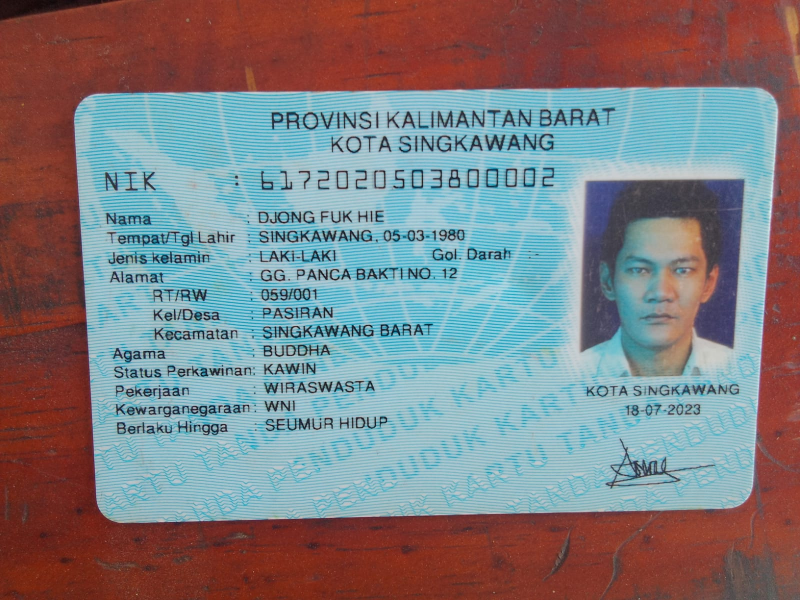
#> input picture input/WhatsApp Image 2026-09-16 at 16.24.58.jpeg, 1600 x 1200 px (shown at 1/2 size)
$ python -i outer_region_recovery_pr6.py   (imports and definitions only)
#> lines starting #> are read from the running program, lines starting #| are printed output that depends on the picture; after the words box and inside, x2 and y2 are one past the last pixel; in counts of white or black regions, pixels touching at a corner belong together
#> further down, picture is the input picture: shape (1200, 1600, 3); mean B, G, R 129.5, 125.8, 126.8
### autodocscanner/core/quad_validation.py
"""Shared, conservative four-corner geometry checks for offline KTP experiments.

This module does NOT establish that a quadrilateral actually surrounds a KTP.
It intentionally avoids image-specific coordinates, names, and color assumptions.
"""
from __future__ import annotations

import cv2
import numpy as np


def validate_quad(corners, image_shape, *, min_area_ratio=0.015,
                  max_area_ratio=0.985, min_side_px=12):
    """Return (valid, reasons, measurements) in original-image coordinates.

    Geometry-only checks. Frame-adjacent quads are flagged, not automatically
    rejected: a tightly photographed KTP can genuinely fill the photograph.
    """
    reasons = []
    metrics = {}
    if len(image_shape) < 2:
        return False, ["invalid_image_shape"], metrics
    h, w = map(int, image_shape[:2])
    if h <= 0 or w <= 0:
        return False, ["invalid_image_shape"], metrics
    try:
        quad = np.asarray(corners, dtype=np.float64)
    except (TypeError, ValueError):
        return False, ["invalid_points"], metrics
    if quad.shape != (4, 2) or not np.isfinite(quad).all():
        return False, ["invalid_points"], metrics

    # Order cyclically; this also makes convexity and side checks independent
    # of which vertex is supplied first.
    center = quad.mean(axis=0)
    angles = np.arctan2(quad[:, 1] - center[1], quad[:, 0] - center[0])
    ordered = quad[np.argsort(angles)]
    lengths = np.linalg.norm(np.roll(ordered, -1, axis=0) - ordered, axis=1)
    metrics["min_side_px"] = float(lengths.min())
    if (lengths < min_side_px).any():
        reasons.append("short_or_duplicate_side")

    quad32 = ordered.astype(np.float32)
    if not cv2.isContourConvex(quad32):
        reasons.append("non_convex")
    area_ratio = abs(float(cv2.contourArea(quad32))) / float(h * w)
    metrics["area_ratio"] = area_ratio
    if area_ratio < min_area_ratio:
        reasons.append("area_too_small")
    if area_ratio > max_area_ratio:
        reasons.append("area_too_large")

    # Allow a small scale-relative extrapolation from line intersections.
    # Record its magnitude separately; never silently clip corners.
    tolerance_x = max(2.0, w * 0.02)
    tolerance_y = max(2.0, h * 0.02)
    excess_x = np.maximum.reduce([np.zeros(4), -quad[:, 0], quad[:, 0] - (w - 1)])
    excess_y = np.maximum.reduce([np.zeros(4), -quad[:, 1], quad[:, 1] - (h - 1)])
    metrics["outside_excess_px"] = float(max(excess_x.max(), excess_y.max()))
    metrics["slight_extrapolation"] = bool((excess_x > 0).any() or (excess_y > 0).any())
    if ((quad[:, 0] < -tolerance_x) | (quad[:, 0] > (w - 1 + tolerance_x)) |
        (quad[:, 1] < -tolerance_y) | (quad[:, 1] > (h - 1 + tolerance_y))).any():
        reasons.append("outside_image")

    # An informative warning, not a reason for rejection.
    margin = min(h, w) * 0.015
    near = ((quad[:, 0] <= margin) | (quad[:, 0] >= w - 1 - margin) |
            (quad[:, 1] <= margin) | (quad[:, 1] >= h - 1 - margin))
    metrics["near_frame_vertex_count"] = int(near.sum())
    metrics["frame_suspect"] = bool(area_ratio > 0.82 and near.sum() >= 2)
    return not reasons, reasons, metrics

### autodocscanner/core/outer_region_recovery_pr6.py
"""PR6 region-first outer-document hypotheses and perspective diagnostics.

OpenCV-only, color-agnostic and image-relative. Generate *possible outer*
quadrilaterals from spatially connected threshold regions rather than only
Canny contours, so an internally textured document may survive as one region.

An apparent region is NOT a recognized KTP. No learned model, OCR, ground
truth, private image persistence, output crop, selection or save occurs here.
"""
from __future__ import annotations

import math

import cv2
import numpy as np

from autodocscanner.core.quad_validation import validate_quad
from autodocscanner.core.region_context_pr6 import inspect_region_context


def _order(points):
    pts = np.asarray(points, dtype=np.float32).reshape(4, 2)
    center = pts.mean(axis=0)
    pts = pts[np.argsort(np.arctan2(pts[:, 1] - center[1],
                                   pts[:, 0] - center[0]))]
    return np.roll(pts, -int(np.argmin(pts[:, 0] + pts[:, 1])), axis=0)


def _candidate_from_hull(contour, shape):
    """Recover *outer* corners from a region convex hull; no inner contours."""
    hull = cv2.convexHull(contour)
    perimeter = cv2.arcLength(hull, True)
    if perimeter <= 0:
        return []
    results = []
    for eps in (.012, .025, .045):
        polygon = cv2.approxPolyDP(hull, eps * perimeter, True)
        if len(polygon) == 4 and cv2.isContourConvex(polygon):
            results.append(_order(polygon.reshape(4, 2)))
    # Rectangular hull fallback is approximate (rotation only), not a valid
    # projective fit by itself. Keep it only for nearly rectangular regions.
    rect = cv2.minAreaRect(hull)
    box = cv2.boxPoints(rect)
    box_area = abs(float(cv2.contourArea(box)))
    if box_area > 0:
        shape_fill = abs(float(cv2.contourArea(hull))) / box_area
        if .82 <= shape_fill <= 1.03:
            results.append(_order(box))
    return results


def _valid_cardlike(points, image_shape):
    valid, _, metrics = validate_quad(points, image_shape)
    if not valid:
        return False
    lengths = np.linalg.norm(
        np.roll(points, -1, axis=0) - points, axis=1,
    )
    width = (float(lengths[0]) + float(lengths[2])) / 2
    height = (float(lengths[1]) + float(lengths[3])) / 2
    ratio = max(width, height) / max(min(width, height), 1e-6)
    return bool(1.13 <= ratio <= 3.25
                and .015 <= metrics.get("area_ratio", 0) <= .82)


def region_outer_quad_candidates(image, *, max_candidates=12, max_longest=940,
                                 context_candidates=(), contextual_ranking=False):
    """Return a bounded set of region-based outer-quad proposals.

    Uses Lab L/a/b and HSV saturation, Otsu and quantile splits, two
    resolution-relative smoothing scales, closing and external components.
    All thresholds are image-derived or resolution-relative; no card color,
    portrait/text location, filename or identity assumptions.

    Optional contextual_ranking is review-only prioritization by independent
    geometric agreement and internal structure. It is not recognition or
    authorization, and must retain unsupported alternatives for inspection.

    Does NOT treat a region, rectangle or good contrast as a verified card.
    """
#> called with max_candidates = 12, max_longest = 940, context_candidates = (), contextual_ranking = False
    if (not isinstance(image, np.ndarray) or image.ndim != 3
            or image.shape[2] != 3 or image.dtype != np.uint8
            or type(max_candidates) is not int or not 1 <= max_candidates <= 40
            or type(max_longest) is not int or not 150 <= max_longest <= 2400):
        return []
    h0, w0 = image.shape[:2]
#> h0 = 1200; w0 = 1600
    if min(h0, w0) < 75:
        return []

    scale = min(1., float(max_longest) / max(h0, w0))
#> scale = 0.588
    small = (
        cv2.resize(
            image, (max(2, int(round(w0 * scale))),
                    max(2, int(round(h0 * scale)))),
            interpolation=cv2.INTER_AREA,
        ) if scale < 1 else image
    )
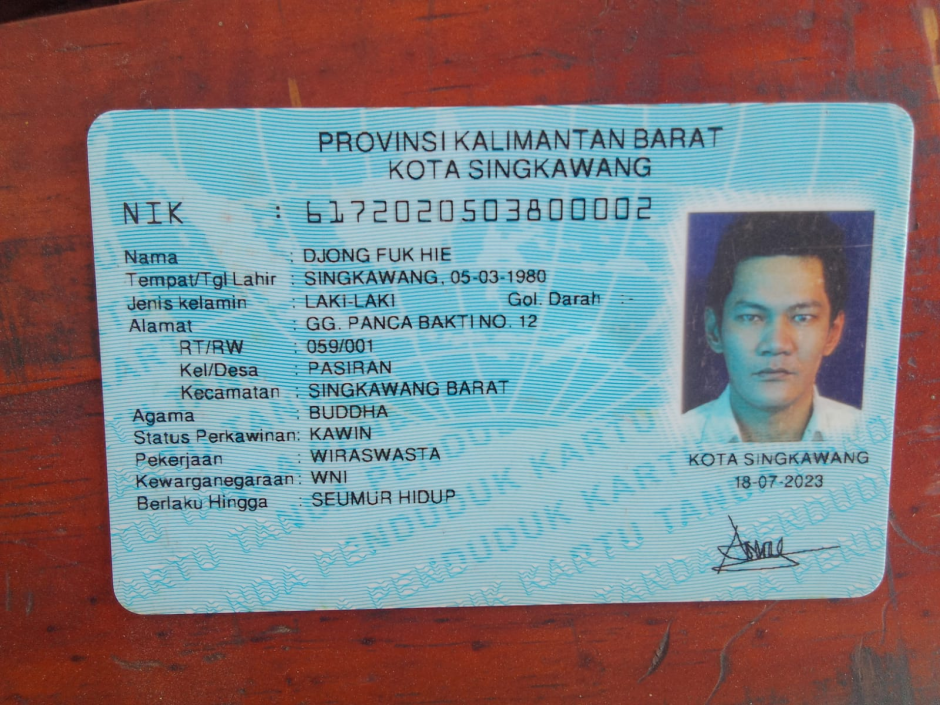
#> small: shape (705, 940, 3); mean B, G, R 129.5, 125.8, 126.8
    h, w = small.shape[:2]
#> h = 705; w = 940
    lab = cv2.cvtColor(small, cv2.COLOR_BGR2LAB)
#> lab: shape (705, 940, 3); mean of channels 0, 1, 2 137.1, 133.1, 129.7
    hsv = cv2.cvtColor(small, cv2.COLOR_BGR2HSV)
#> hsv: shape (705, 940, 3); mean H, S, V 63.1, 113.1, 161.6
    channels = [lab[:, :, i] for i in range(3)] + [hsv[:, :, 1]]
#> channels = 4 items
    minimum = min(w, h)
#> minimum = 705
    k_open = max(3, int(round(minimum * .004)) | 1)
#> k_open = 3
    k_close = max(3, int(round(minimum * .017)) | 1)
#> k_close = 13
    opening = cv2.getStructuringElement(
        cv2.MORPH_ELLIPSE, (k_open, k_open),
    )
#> opening = [[0, 1, 0], [1, 1, 1], [0, 1, 0]]
    closing = cv2.getStructuringElement(
        cv2.MORPH_ELLIPSE, (k_close, k_close),
    )
    proposals = []
    seen_masks = set()
    for channel in channels:
        for sigma in (1.2, 3.):
            blurred = cv2.GaussianBlur(channel, (0, 0), sigma)
            if float(np.std(blurred)) < 2.5:
                continue
            otsu, _ = cv2.threshold(
                blurred, 0, 255, cv2.THRESH_BINARY + cv2.THRESH_OTSU
            )
            thresholds = (int(otsu),
                          int(np.percentile(blurred, 35)),
                          int(np.percentile(blurred, 65)))
            for threshold in set(thresholds):
                for invert in (False, True):
                    mask = cv2.compare(
                        blurred, threshold,
                        cv2.CMP_LE if invert else cv2.CMP_GT,
                    )
                    # Fast dedup of uninformative masks (not image data).
                    count = cv2.countNonZero(mask)
                    if not .012 * h * w <= count <= .87 * h * w:
                        continue
                    # Two disjoint regions can have equal pixel counts and
                    # mean values; do not discard a card because a background
                    # mask happened to share those aggregate statistics.
                    digest = (
                        count,
                        cv2.resize(
                            mask, (40, 40), interpolation=cv2.INTER_NEAREST
                        ).tobytes(),
                    )
                    if digest in seen_masks:
                        continue
                    seen_masks.add(digest)
                    mask = cv2.morphologyEx(
                        mask, cv2.MORPH_CLOSE, closing,
                    )
                    mask = cv2.morphologyEx(
                        mask, cv2.MORPH_OPEN, opening,
                    )
                    contours, _ = cv2.findContours(
                        mask, cv2.RETR_EXTERNAL, cv2.CHAIN_APPROX_SIMPLE,
                    )
                    contours = sorted(
                        contours, key=cv2.contourArea, reverse=True,
                    )[:16]
                    for contour in contours:
                        region_area = abs(float(cv2.contourArea(contour)))
                        area_fraction = region_area / float(h * w)
                        if not .015 <= area_fraction <= .83:
                            continue
                        for quad in _candidate_from_hull(contour, (h, w)):
                            original = quad / scale
                            if not _valid_cardlike(original, image.shape):
                                continue
                            quad_area = abs(float(cv2.contourArea(quad)))
                            if quad_area <= 0:
                                continue
                            # A compact region is more plausible than a
                            # thin/broken background stripe, but not proof.
                            region_fill = min(1., region_area / quad_area)
                            if region_fill < .58:
                                continue
                            proposals.append((
                                round(region_fill, 4), area_fraction, original,
                            ))
                            break
#> this loop made 4 passes
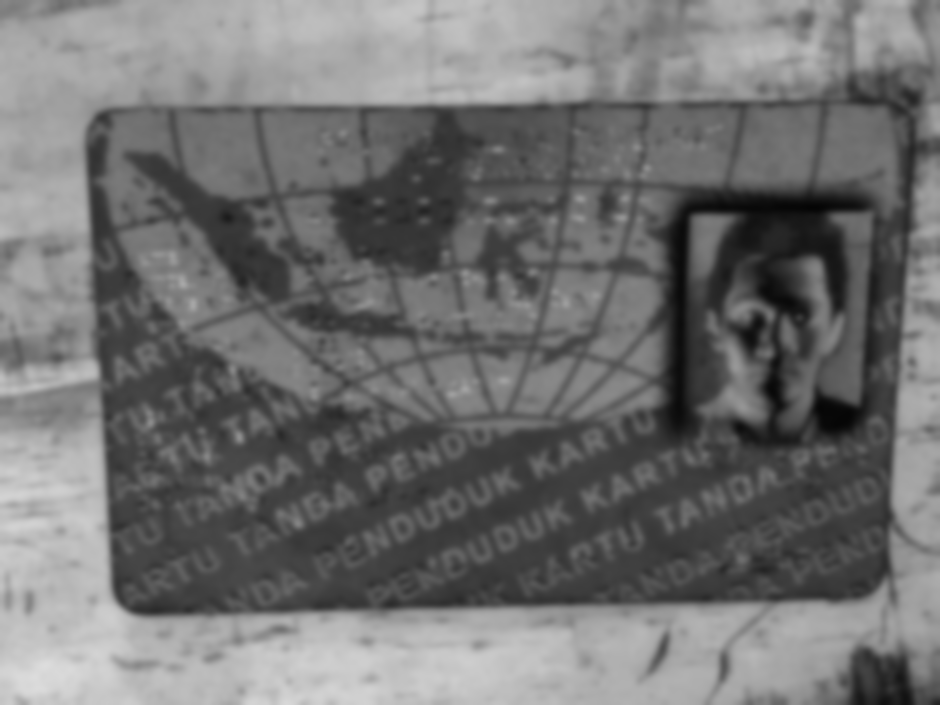
#> blurred: shape (705, 940); min 4, max 221, mean 113.1
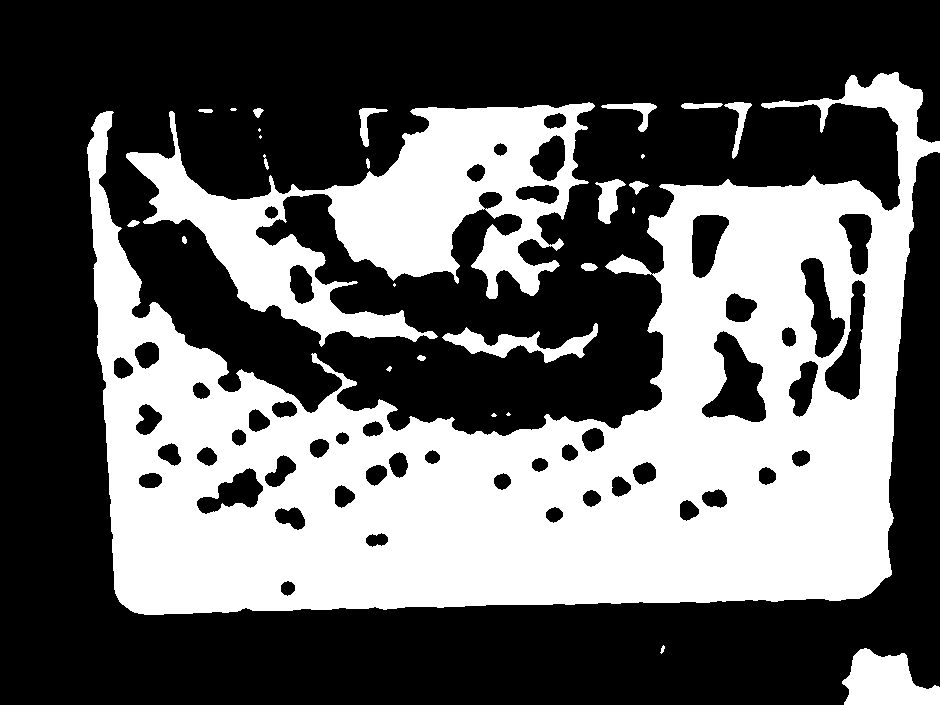
#> mask: shape (705, 940); 38.6% white; 28 white regions (8 under 20 px), largest, box (x1, y1, x2, y2) and area: (87, 72, 940, 615) 203613, (126, 102, 595, 347) 43727, (842, 648, 940, 705) 3712

    # Preserve multiple scales and small distant cards instead of ranking
    # only by contour area. Each band gets round-robin representation.
    bands = [[], [], []]
    diagonal = max(float(np.hypot(w0, h0)), 1.)
    for fill, area, quad in sorted(
        proposals, key=lambda v: (-v[0], -v[1])
    ):
        bin_index = 0 if area < .08 else 1 if area < .32 else 2
        if any(
            float(np.linalg.norm(quad - old, axis=1).mean()) / diagonal < .018
            for band in bands for old in band
        ):
            continue
        bands[bin_index].append(quad)
#> this loop made 21 passes
#> (fill, area) on passes 1 to 12: (1, 0.611), (1, 0.611), (1, 0.601), (1, 0.601), (1, 0.601), (1, 0.6), (1, 0.586), (1, 0.585), (0.997, 0.551), (0.99, 0.624), (0.984, 0.624), (0.948, 0.561)
#> (fill, area, quad) on passes 19, 21: (0.708, 0.0331, [[1177.9, 0], [1598.3, 0], [1598.3, 229.8], [1120, 165.1]]), (0.64, 0.123, [[0, 42.55], [1104.7, 0], [1057, 161.7], [0, 573.6]])
    if contextual_ranking:
        # False positives from plain/colorful rectangles can achieve perfect
        # region fill. Inspect non-border content and other method geometry
        # before ranking the *review-only* region hypotheses. Keep all
        # unranked alternatives and area bands to preserve recall.
        for band in bands:
            scored = []
            limit = min(len(band), max(16, max_candidates * 4))
            for index, quad in enumerate(band[:limit]):
                context = inspect_region_context(
                    image, quad, other_candidates=context_candidates
                )
                sources = len(context["corroborating_families"])
                nested = context["nested_inner_candidates"]
                coverage = context["interior_spatial_coverage"] or 0.
                lines = context["interior_axis_line_bands"]
                # Advisory diversity order, NOT a calibrated confidence.
                priority = (
                    min(sources, 2) * 1.2
                    + min(nested, 2) * .55
                    + float(coverage)
                    + min(lines, 5) * .10
                )
                scored.append((-priority, index, quad))
            scored.sort(key=lambda item: (item[0], item[1]))
            band[:] = [
                quad for _, _, quad in scored
            ] + band[limit:]

    out = []
    while len(out) < max_candidates and any(bands):
        for band in bands:
            if band and len(out) < max_candidates:
                out.append(band.pop(0))
#> this loop made 3 passes
    return out


# [106 lines left out: function inspect_outer_perspective_hypothesis, not called in this run]

>>> import cv2
>>> picture = cv2.imread('../../input/WhatsApp Image 2026-09-16 at 16.24.58.jpeg')
>>> result = region_outer_quad_candidates(picture)
